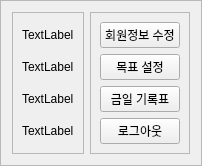
                  <widget class="QFrame" name="frame_29">
                   <property name="frameShape">
                    <enum>QFrame::StyledPanel</enum>
                   </property>
                   <property name="frameShadow">
                    <enum>QFrame::Raised</enum>
                   </property>
                   <layout class="QHBoxLayout" name="horizontalLayout_16">
                    <item>
                     <widget class="QFrame" name="frame_30">
                      <property name="frameShape">
                       <enum>QFrame::StyledPanel</enum>
                      </property>
                      <property name="frameShadow">
                       <enum>QFrame::Raised</enum>
                      </property>
                      <layout class="QVBoxLayout" name="verticalLayout_9">
                       <item>
                        <widget class="QLabel" name="label_33">
                         <property name="text">
                          <string>TextLabel</string>
                         </property>
                        </widget>
                       </item>
                       <item>
                        <widget class="QLabel" name="label_34">
                         <property name="text">
                          <string>TextLabel</string>
                         </property>
                        </widget>
                       </item>
                       <item>
                        <widget class="QLabel" name="label_35">
                         <property name="text">
                          <string>TextLabel</string>
                         </property>
                        </widget>
                       </item>
                       <item>
                        <widget class="QLabel" name="label_36">
                         <property name="text">
                          <string>TextLabel</string>
                         </property>
                        </widget>
                       </item>
                      </layout>
                     </widget>
                    </item>
                    <item>
                     <widget class="QFrame" name="frame_31">
                      <property name="frameShape">
                       <enum>QFrame::StyledPanel</enum>
                      </property>
                      <property name="frameShadow">
                       <enum>QFrame::Raised</enum>
                      </property>
                      <layout class="QVBoxLayout" name="verticalLayout_10">
                       <item>
                        <widget class="QPushButton" name="btn_modify">
                         <property name="text">
                          <string>회원정보 수정</string>
                         </property>
                        </widget>
                       </item>
                       <item>
                        <widget class="QPushButton" name="btn_goal">
                         <property name="text">
                          <string>목표 설정</string>
                         </property>
                        </widget>
                       </item>
                       <item>
                        <widget class="QPushButton" name="btn_todayrecord">
                         <property name="text">
                          <string>금일 기록표</string>
                         </property>
                        </widget>
                       </item>
                       <item>
                        <widget class="QPushButton" name="btn_logout">
                         <property name="text">
                          <string>로그아웃</string>
                         </property>
                        </widget>
                       </item>
                      </layout>
                     </widget>
                    </item>
                   </layout>
                  </widget>
